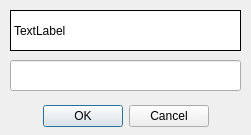
<?xml version="1.0" encoding="UTF-8"?>
<ui version="4.0">
 <class>CaptchaDialog</class>
 <widget class="QDialog" name="CaptchaDialog">
  <property name="geometry">
   <rect>
    <x>0</x>
    <y>0</y>
    <width>251</width>
    <height>135</height>
   </rect>
  </property>
  <property name="windowTitle">
   <string>Dialog</string>
  </property>
  <widget class="QDialogButtonBox" name="buttonBox">
   <property name="geometry">
    <rect>
     <x>10</x>
     <y>100</y>
     <width>231</width>
     <height>32</height>
    </rect>
   </property>
   <property name="orientation">
    <enum>Qt::Horizontal</enum>
   </property>
   <property name="standardButtons">
    <set>QDialogButtonBox::Cancel|QDialogButtonBox::Ok</set>
   </property>
   <property name="centerButtons">
    <bool>true</bool>
   </property>
  </widget>
  <widget class="QLabel" name="captchaImg">
   <property name="geometry">
    <rect>
     <x>10</x>
     <y>10</y>
     <width>231</width>
     <height>41</height>
    </rect>
   </property>
   <property name="styleSheet">
    <string notr="true">QLabel {
	border: 1px solid #000;
	background-color: #fff;
}</string>
   </property>
   <property name="text">
    <string>TextLabel</string>
   </property>
  </widget>
  <widget class="QLineEdit" name="captchaText">
   <property name="geometry">
    <rect>
     <x>10</x>
     <y>60</y>
     <width>231</width>
     <height>31</height>
    </rect>
   </property>
  </widget>
 </widget>
 <resources/>
 <connections>
  <connection>
   <sender>buttonBox</sender>
   <signal>accepted()</signal>
   <receiver>CaptchaDialog</receiver>
   <slot>accept()</slot>
   <hints>
    <hint type="sourcelabel">
     <x>248</x>
     <y>254</y>
    </hint>
    <hint type="destinationlabel">
     <x>157</x>
     <y>274</y>
    </hint>
   </hints>
  </connection>
  <connection>
   <sender>buttonBox</sender>
   <signal>rejected()</signal>
   <receiver>CaptchaDialog</receiver>
   <slot>reject()</slot>
   <hints>
    <hint type="sourcelabel">
     <x>316</x>
     <y>260</y>
    </hint>
    <hint type="destinationlabel">
     <x>286</x>
     <y>274</y>
    </hint>
   </hints>
  </connection>
 </connections>
</ui>
